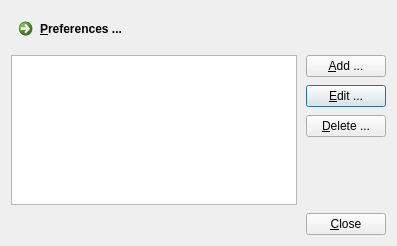
<?xml version="1.0" encoding="UTF-8"?>
<ui version="4.0">
 <class>ConnectionEditorDialog</class>
 <widget class="QDialog" name="ConnectionEditorDialog">
  <property name="geometry">
   <rect>
    <x>0</x>
    <y>0</y>
    <width>397</width>
    <height>246</height>
   </rect>
  </property>
  <property name="windowTitle">
   <string>VPN Connections</string>
  </property>
  <property name="windowIcon">
   <iconset resource="../../resources/L2tpIPsecVpn.qrc">
    <normaloff>:/images/connectEstablished.png</normaloff>:/images/connectEstablished.png</iconset>
  </property>
  <layout class="QGridLayout" name="m_pGridLayout">
   <property name="horizontalSpacing">
    <number>9</number>
   </property>
   <property name="verticalSpacing">
    <number>8</number>
   </property>
   <item row="1" column="1">
    <widget class="QPushButton" name="m_pAdd">
     <property name="text">
      <string>&amp;Add ...</string>
     </property>
     <property name="autoDefault">
      <bool>false</bool>
     </property>
    </widget>
   </item>
   <item row="2" column="1">
    <widget class="QPushButton" name="m_pEdit">
     <property name="text">
      <string>&amp;Edit ...</string>
     </property>
     <property name="autoDefault">
      <bool>false</bool>
     </property>
     <property name="default">
      <bool>true</bool>
     </property>
    </widget>
   </item>
   <item row="3" column="1">
    <widget class="QPushButton" name="m_pDelete">
     <property name="text">
      <string>&amp;Delete ...</string>
     </property>
     <property name="autoDefault">
      <bool>false</bool>
     </property>
    </widget>
   </item>
   <item row="1" column="0" rowspan="4">
    <widget class="QTableView" name="m_pConnections">
     <property name="sizePolicy">
      <sizepolicy hsizetype="Expanding" vsizetype="Expanding">
       <horstretch>0</horstretch>
       <verstretch>0</verstretch>
      </sizepolicy>
     </property>
     <property name="focusPolicy">
      <enum>Qt::WheelFocus</enum>
     </property>
     <property name="editTriggers">
      <set>QAbstractItemView::NoEditTriggers</set>
     </property>
     <property name="showGrid">
      <bool>false</bool>
     </property>
     <property name="wordWrap">
      <bool>false</bool>
     </property>
     <property name="cornerButtonEnabled">
      <bool>true</bool>
     </property>
     <attribute name="verticalHeaderVisible">
      <bool>false</bool>
     </attribute>
    </widget>
   </item>
   <item row="5" column="1">
    <widget class="QPushButton" name="m_pClose">
     <property name="text">
      <string>&amp;Close</string>
     </property>
     <property name="autoDefault">
      <bool>false</bool>
     </property>
    </widget>
   </item>
   <item row="0" column="0">
    <widget class="QCommandLinkButton" name="m_pPreferencesCommandLinkButton">
     <property name="sizePolicy">
      <sizepolicy hsizetype="Fixed" vsizetype="Fixed">
       <horstretch>0</horstretch>
       <verstretch>0</verstretch>
      </sizepolicy>
     </property>
     <property name="minimumSize">
      <size>
       <width>150</width>
       <height>36</height>
      </size>
     </property>
     <property name="maximumSize">
      <size>
       <width>150</width>
       <height>36</height>
      </size>
     </property>
     <property name="text">
      <string>&amp;Preferences ...</string>
     </property>
     <property name="autoDefault">
      <bool>false</bool>
     </property>
    </widget>
   </item>
  </layout>
 </widget>
 <resources>
  <include location="../../resources/L2tpIPsecVpn.qrc"/>
 </resources>
 <connections>
  <connection>
   <sender>m_pClose</sender>
   <signal>clicked()</signal>
   <receiver>ConnectionEditorDialog</receiver>
   <slot>accept()</slot>
   <hints>
    <hint type="sourcelabel">
     <x>342</x>
     <y>273</y>
    </hint>
    <hint type="destinationlabel">
     <x>199</x>
     <y>149</y>
    </hint>
   </hints>
  </connection>
  <connection>
   <sender>m_pConnections</sender>
   <signal>doubleClicked(QModelIndex)</signal>
   <receiver>m_pEdit</receiver>
   <slot>click()</slot>
   <hints>
    <hint type="sourcelabel">
     <x>151</x>
     <y>105</y>
    </hint>
    <hint type="destinationlabel">
     <x>345</x>
     <y>57</y>
    </hint>
   </hints>
  </connection>
 </connections>
</ui>
